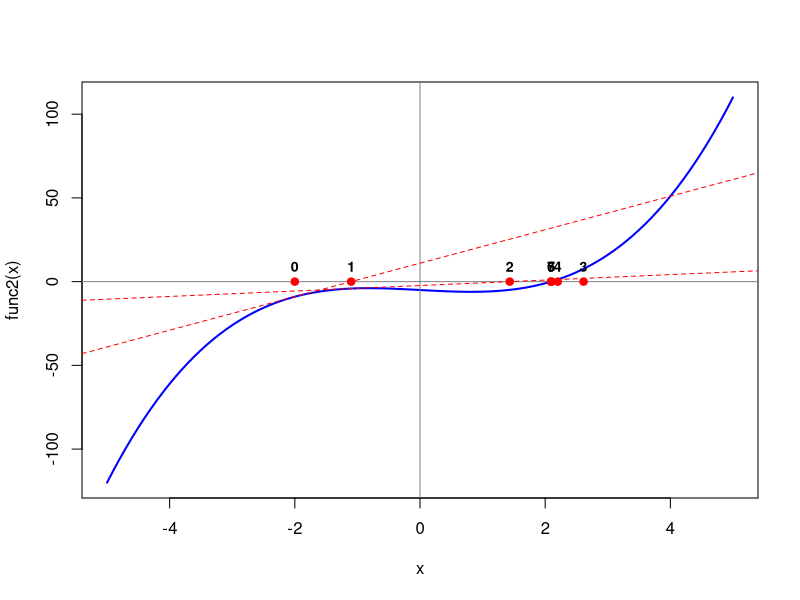
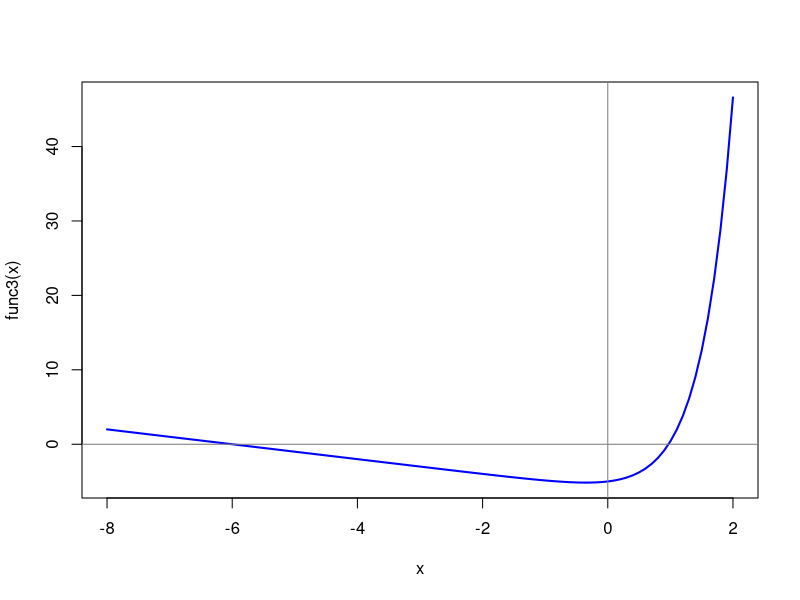

Write the R code that produced these figures, in order. (Note: a time limit stopped this script after it produced the figures.)
func2<-function(x) x**3 - 2*x -5
curve(func2,from=-5, to=5, lwd=2, col="blue")
abline(h=0, v=0, col="grey50")

#Procedimento N-R

f.linha2<-function(x) 3*x**2 -2

newton<-function(x.antes){
  x.agora=x.antes-((func2(x.antes)/f.linha2(x.antes)))
  x.agora
}
x0<-2
x1<-newton(x0)
x2<-newton(x1)
x3<-newton(x2)
x4<-newton(x3)

resultados2<-c(x0,x1,x2,x3,x4)
diff(resultados2)


x0<-(-2)
x1<-newton(x0)
x2<-newton(x1)
x3<-newton(x2)
x4<-newton(x3)
x5<-newton(x4)
x6<-newton(x5)
x7<-newton(x6)



resultados2<-c(x0,x1,x2,x3,x4, x5, x6, x7)
diff(resultados2)
points(x=resultados2, y=rep(0, length(resultados2)), pch=19, col="red")
text(x=resultados2, y=rep(0, length(resultados2)), cex=0.85, labels=seq_along(resultados2)-1, font=2, pos=3)

#
b0<-function(xn) func2(xn) - xn*(f.linha2(xn))

abline(a=b0(x0), b=f.linha2(x0), lty=2, col="red")
abline(a=b0(x1), b=f.linha2(x1), lty=2, col="red")

# 3 iterações e já chegou na raiz

# Problemas quando a derivada é proxima de 0
x0<-sqrt(2/3)-0.0001
x1<-newton(x0)
# x1 = -12428.37416661


f2<-expression(x^3 - 2*x -5)
df<-D(f2,"x")
df

func2<-function(x) eval(f2)

func2(0)
func2(c(1,-5,0))

f.linha2<-function(x) eval(df)

f.linha2(sqrt(2/3))

# Resolver a equação e^2x = x+6

f3<-expression(exp(2*x) -x -6)
df3<-D(f3, "x")
func3<-function(x) eval(f3)
f.linha3<-function(x) eval(df3)
curve(func3, xlim=c(-8,2), lwd=2, col="blue")
abline(h=0, v=0, col="grey50")


# N-R


newton3<-function(x0, tol=1E-5)
{
  f3<-expression(exp(2*x) -x -6)
  df3<-D(f3, "x")
  func3<-function(x) eval(f3)
  f.linha3<-function(x) eval(df3)
  
  x.antes<-x0
  x.agora<-0
  epsilon<-1E9
  iter<-0
  
  while(epsilon>tol)
  {
    x.agora=x.antes-((func3(x.antes)/f.linha3(x.antes)))
    x.agora
    iter<-iter+1
    epsilon<-abs(x.agora-x.antes)
    x.antes<-x.agora
  }
  resultado<-list(zero=x.agora, iteracoes=iter)
  return(resultado)
}

r2<-newton3(x0=1)
newton3(x0=100)
r1<-newton3(x0=-6)
r1
newton3(x0=-10000)
newton3(x0=-0.3)

raiz<-uniroot(f=func3, interval = c(0,1))
raiz$root

raiz2<-uniroot(f=func3, interval = c(-7,-5))
raiz2$root
# Aprimorar o metodo colocando a tolerancia em f(x)=0



newton4<-function(x0, tol=1E-5)
{
  f4<-expression(x^3 -5*x)
  df4<-D(f4, "x")
  func4<-function(x) eval(f4)
  f.linha4<-function(x) eval(df4)
  
  x.antes<-x0
  x.agora<-0
  epsilon<-1E9
  iter<-0
  
  while(epsilon>tol)
  {
    x.agora=x.antes-((func4(x.antes)/f.linha4(x.antes)))
    x.agora
    iter<-iter+1
    epsilon<-abs(x.agora-x.antes)
    x.antes<-x.agora
  }
  resultado<-list(zero=x.agora, iteracoes=iter)
  return(resultado)
}

newton4(1)
# Criterio de parada ruim, colocar um criterio no numero de iteracoes
